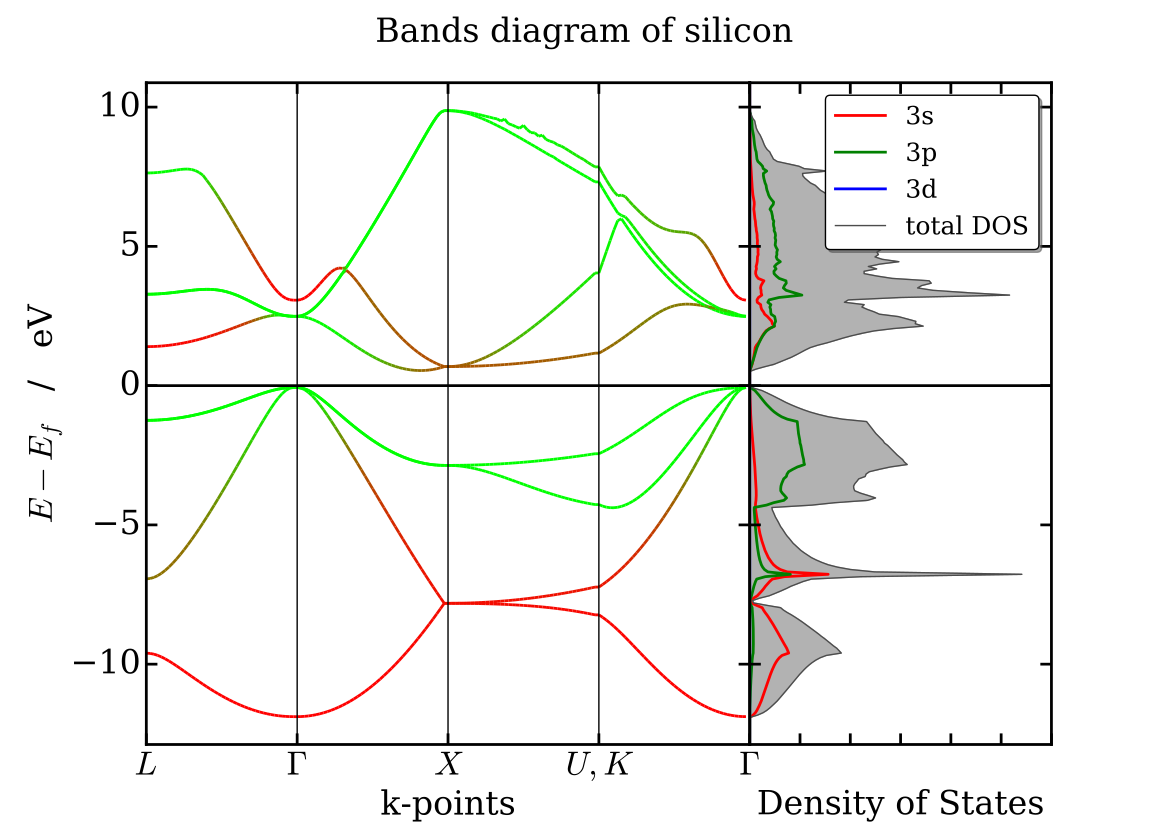

Python code for this plot:
#!/usr/bin/env python
# -*- coding=utf-8 -*-

import sys
import numpy as np

import matplotlib.pyplot as plt
from matplotlib.collections import LineCollection
from matplotlib.gridspec import GridSpec

from pymatgen.io.vaspio.vasp_output import Vasprun
from pymatgen.electronic_structure.core import Spin, OrbitalType


def rgbline(ax, k, e, red, green, blue, alpha=1.):
    # creation of segments based on
    # http://nbviewer.ipython.org/urls/raw.github.com/dpsanders/matplotlib-examples/master/colorline.ipynb
    pts = np.array([k, e]).T.reshape(-1, 1, 2)
    seg = np.concatenate([pts[:-1], pts[1:]], axis=1)

    nseg = len(k) - 1
    r = [0.5 * (red[i] + red[i + 1]) for i in range(nseg)]
    g = [0.5 * (green[i] + green[i + 1]) for i in range(nseg)]
    b = [0.5 * (blue[i] + blue[i + 1]) for i in range(nseg)]
    a = np.ones(nseg, np.float) * alpha
    lc = LineCollection(seg, colors=list(zip(r, g, b, a)), linewidth=2)
    ax.add_collection(lc)

if __name__ == "__main__":
    # read data
    # ---------

    # kpoints labels
    labels = [r"$L$", r"$\Gamma$", r"$X$", r"$U,K$", r"$\Gamma$"]

    # density of states
    dosrun = Vasprun("./DOS/vasprun.xml")
    spd_dos = dosrun.complete_dos.get_spd_dos()

    # bands
    run = Vasprun("./Bandes/vasprun.xml", parse_projected_eigen=True)
    bands = run.get_band_structure("./Bandes/KPOINTS",
                                   line_mode=True,
                                   efermi=dosrun.efermi)

    # set up matplotlib plot
    # ----------------------

    # general options for plot
    font = {'family': 'serif', 'size': 24}
    plt.rc('font', **font)

    # set up 2 graph with aspec ration 2/1
    # plot 1: bands diagram
    # plot 2: Density of States
    gs = GridSpec(1, 2, width_ratios=[2, 1])
    fig = plt.figure(figsize=(11.69, 8.27))
    fig.suptitle("Bands diagram of silicon")
    ax1 = plt.subplot(gs[0])
    ax2 = plt.subplot(gs[1])  # , sharey=ax1)

    # set ylim for the plot
    # ---------------------
    emin = 1e100
    emax = -1e100
    for spin in bands.bands.keys():
        for b in range(bands.nb_bands):
            emin = min(emin, min(bands.bands[spin][b]))
            emax = max(emax, max(bands.bands[spin][b]))

    emin -= bands.efermi + 1
    emax -= bands.efermi - 1
    ax1.set_ylim(emin, emax)
    ax2.set_ylim(emin, emax)

    # Band Diagram
    # ------------
    name = "Si"
    pbands = bands.get_projections_on_elts_and_orbitals({name: ["s", "p", "d"]})

    # compute s, p, d normalized contributions
    contrib = np.zeros((bands.nb_bands, len(bands.kpoints), 3))
    for b in range(bands.nb_bands):
        for k in range(len(bands.kpoints)):
            sc = pbands[Spin.up][b][k][name]["s"]**2
            pc = pbands[Spin.up][b][k][name]["p"]**2
            dc = pbands[Spin.up][b][k][name]["d"]**2
            tot = sc + pc + dc
            if tot != 0.0:
                contrib[b, k, 0] = sc / tot
                contrib[b, k, 1] = pc / tot
                contrib[b, k, 2] = dc / tot

    # plot bands using rgb mapping
    for b in range(bands.nb_bands):
        rgbline(ax1,
                range(len(bands.kpoints)),
                [e - bands.efermi for e in bands.bands[Spin.up][b]],
                contrib[b, :, 0],
                contrib[b, :, 1],
                contrib[b, :, 2])

    # style
    ax1.set_xlabel("k-points")
    ax1.set_ylabel(r"$E - E_f$   /   eV")
    ax1.grid()

    # fermi level at 0
    ax1.hlines(y=0, xmin=0, xmax=len(bands.kpoints), color="k", lw=2)

    # labels
    nlabs = len(labels)
    step = len(bands.kpoints) / (nlabs - 1)
    for i, lab in enumerate(labels):
        ax1.vlines(i * step, emin, emax, "k")
    ax1.set_xticks([i * step for i in range(nlabs)])
    ax1.set_xticklabels(labels)

    ax1.set_xlim(0, len(bands.kpoints))
    #ax1.set_title("Bands diagram")

    # Density of states
    # -----------------

    ax2.set_yticklabels([])
    ax2.grid()
    ax2.set_xlim(1e-6, 3)
    ax2.set_xticklabels([])
    ax2.hlines(y=0, xmin=0, xmax=8, color="k", lw=2)
    ax2.set_xlabel("Density of States", labelpad=28)
    #ax2.set_title("Density of States")

    # spd contribution
    ax2.plot(spd_dos[OrbitalType.s].densities[Spin.up],
             dosrun.tdos.energies - dosrun.efermi,
             "r-", label="3s", lw=2)
    ax2.plot(spd_dos[OrbitalType.p].densities[Spin.up],
             dosrun.tdos.energies - dosrun.efermi,
             "g-", label="3p", lw=2)
    ax2.plot(spd_dos[OrbitalType.d].densities[Spin.up],
             dosrun.tdos.energies - dosrun.efermi,
             "b-", label="3d", lw=2)

    # total dos
    ax2.fill_between(dosrun.tdos.densities[Spin.up],
                     0,
                     dosrun.tdos.energies - dosrun.efermi,
                     color=(0.7, 0.7, 0.7),
                     facecolor=(0.7, 0.7, 0.7))

    ax2.plot(dosrun.tdos.densities[Spin.up],
             dosrun.tdos.energies - dosrun.efermi,
             color=(0.3, 0.3, 0.3),
             label="total DOS")

    # plot format style
    # -----------------
    ax2.legend(fancybox=True, shadow=True, prop={'size': 18})
    plt.subplots_adjust(wspace=0)

    # plt.show()
    plt.savefig(sys.argv[0].strip(".py") + ".pdf", format="pdf")
